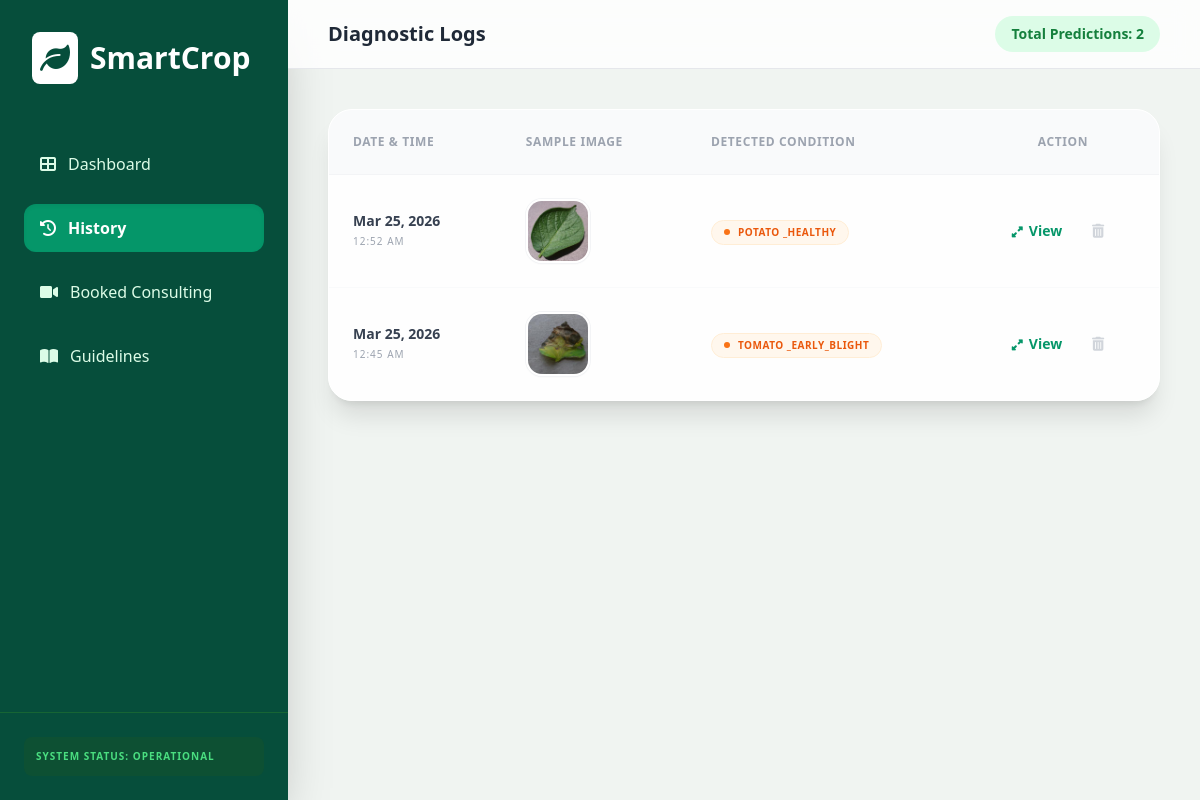
The app's page /history with its own data.
### app.py (models this page shows)
class Prediction(db.Model):
    id = db.Column(db.Integer, primary_key=True)
    disease_name = db.Column(db.String(100), nullable=False)
    image_path = db.Column(db.String(200), nullable=False)
    date_created = db.Column(db.DateTime, default=datetime.now)

### app.py (the view)
@app.route('/history')
def history():
    past_predictions = Prediction.query.order_by(Prediction.date_created.desc()).all()
    return render_template('history.html', predictions=past_predictions)

### templates/history.html (shortened to what this page needs)
<!DOCTYPE html>
<html lang="en">
<head>
    <script src="https://cdn.tailwindcss.com"></script>
    <link rel="stylesheet" href="https://cdnjs.cloudflare.com/ajax/libs/font-awesome/6.0.0/css/all.min.css">
</head>
<body class="bg-[#f0f4f1] font-sans text-gray-900">
    <div class="flex h-screen overflow-hidden">
        <aside class="w-72 bg-[#064e3b] text-white flex flex-col shadow-2xl h-screen">
            <div class="p-8 text-3xl font-extrabold flex items-center gap-3">
                <div class="bg-white p-2 rounded-lg"><i class="fas fa-leaf text-[#064e3b]"></i></div>
                SmartCrop
            </div>
            <nav class="flex-1 px-6 space-y-4 mt-6">
                <a href="{{ url_for('index') }}" class="flex items-center gap-3 px-4 py-3 hover:bg-green-800 rounded-xl transition text-green-100">
                    <i class="fas fa-th-large"></i> Dashboard
                </a>
                <a href="{{ url_for('history') }}" class="flex items-center gap-3 px-4 py-3 bg-[#059669] rounded-xl shadow-inner font-semibold transition text-white">
                    <i class="fas fa-history"></i> History
                </a>
                <a href="{{ url_for('consultations') }}" class="flex items-center gap-3 px-4 py-3 hover:bg-green-800 rounded-xl transition text-green-100">
                    <i class="fas fa-video"></i> Booked Consulting
                </a>
                <a href="{{ url_for('guidelines') }}" class="flex items-center gap-3 px-4 py-3 hover:bg-green-800 rounded-xl transition text-green-100">
                    <i class="fas fa-book-open"></i> Guidelines
                </a>
            </nav>
            <div class="p-6 border-t border-green-800 mt-auto">
                <div class="bg-green-900/50 p-3 rounded-lg text-[10px] uppercase tracking-widest text-green-400 font-bold">
                    System Status: Operational
                </div>
            </div>
        </aside>
        <main class="flex-1 overflow-y-auto">
            <header class="sticky top-0 z-10 bg-white/80 backdrop-blur-md border-b border-gray-200 p-4 flex justify-between items-center px-10">
                <h1 class="text-xl font-bold text-gray-800">Diagnostic Logs</h1>
                <div class="text-sm font-semibold text-green-700 bg-green-100 px-4 py-2 rounded-full">
                    Total Predictions: {{ predictions|length }}
                </div>
            </header>
            <div class="p-10 max-w-6xl mx-auto">
                <div class="glass-card border border-white rounded-3xl shadow-xl overflow-hidden">
                    <table class="w-full text-left border-collapse">
                        <thead>
                            <tr class="bg-gray-50 border-b border-gray-100">
                                <th class="p-6 text-xs uppercase tracking-wider font-bold text-gray-400">Date & Time</th>
                                <th class="p-6 text-xs uppercase tracking-wider font-bold text-gray-400">Sample Image</th>
                                <th class="p-6 text-xs uppercase tracking-wider font-bold text-gray-400">Detected Condition</th>
                                <th class="p-6 text-xs uppercase tracking-wider font-bold text-gray-400 text-center">Action</th>
                            </tr>
                        </thead>
                        <tbody class="divide-y divide-gray-50">
                            {% for record in predictions %}
                            <tr class="hover:bg-green-50/40 transition-colors group">
                                <td class="p-6 text-sm">
                                    <p class="font-bold text-gray-700">{{ record.date_created.strftime('%b %d, %Y') }}</p>
                                    <p class="text-[10px] text-gray-400 font-medium uppercase tracking-widest">{{ record.date_created.strftime('%I:%M %p') }}</p>
                                </td>
                                <td class="p-6">
                                    <div class="w-16 h-16 rounded-2xl overflow-hidden border-2 border-white shadow-sm ring-1 ring-gray-100">
                                        <img src="{{ record.image_path }}" class="w-full h-full object-cover group-hover:scale-110 transition-transform duration-500" alt="Leaf">
                                    </div>
                                </td>
                                <td class="p-6">
                                    <span class="inline-flex items-center px-3 py-1 rounded-full bg-orange-50 text-orange-600 text-[10px] font-black uppercase tracking-wider border border-orange-100">
                                        <span class="w-1.5 h-1.5 rounded-full bg-orange-500 mr-2"></span>
                                        {{ record.disease_name.replace('__', ' ') }}
                                    </span>
                                </td>
                                <td class="p-6 text-center">
                                    <div class="flex items-center justify-center gap-5">
                                        <button
                                            onclick="openModal('{{ record.disease_name }}', '{{ record.image_path }}', '{{ record.id }}')"
                                            class="text-[#059669] hover:text-[#064e3b] text-sm font-bold flex items-center gap-1.5 transition-colors">
                                            <i class="fas fa-expand-alt text-[11px]"></i> View
                                        </button>
                                        <form action="{{ url_for('delete_log', id=record.id) }}" method="POST" onsubmit="return confirm('Permanently delete this diagnostic log?');" class="inline">
                                            <button type="submit" class="w-8 h-8 flex items-center justify-center rounded-lg text-gray-300 hover:bg-red-50 hover:text-red-500 transition-all duration-200">
                                                <i class="fas fa-trash-alt text-sm"></i>
                                            </button>
                                        </form>
                                    </div>
                                </td>
                            </tr>
                            {% else %}
                            <tr>
                                <td colspan="4" class="p-32 text-center text-gray-400 italic">No diagnostic records found yet.</td>
                            </tr>
                            {% endfor %}
                        </tbody>
                    </table>
                </div>
            </div>
        </main>
    </div>
</body>
</html>

### templates/history.html (style rules this page uses)
.glass-card { background: rgba(255, 255, 255, 0.9); backdrop-filter: blur(10px); }

### records on screen
Prediction: date_created "Mar 25, 2026", date_created "12:52 AM", image_path (picture), disease_name.replace "POTATO _HEALTHY"
Prediction: date_created "Mar 25, 2026", date_created "12:45 AM", image_path (picture), disease_name.replace "TOMATO _EARLY_BLIGHT"

### other values on screen
{{ predictions|length }} "2"
